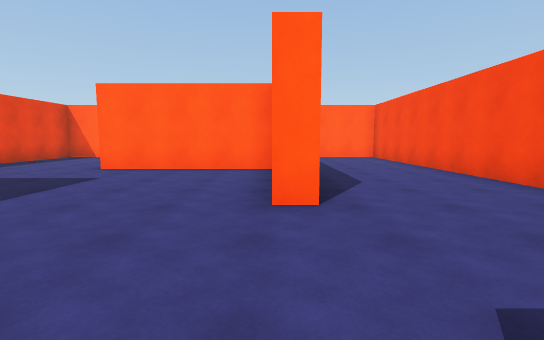
View 1 (above)

20 first-person views from a walk through a 3-D level made in the Unity game engine. The camera is 1.4 m above the floor, tilts 6° down and sees 85° across. The floor is counted in squares, 2 m on a side. Each view is taken from the middle of a square. On the plan, view 1 faces up. The plan holds only what a view shows up to about 10 squares ahead; the rest is blank. The place goes on beyond the plan. The player character is not drawn.

View 2
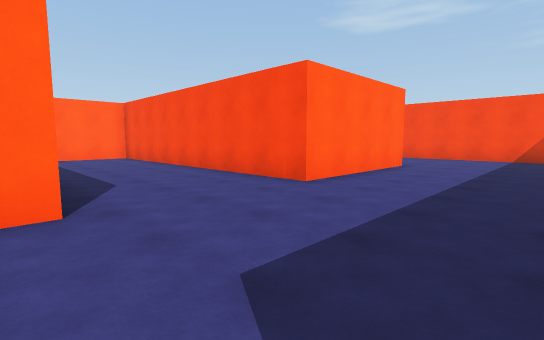

View 3
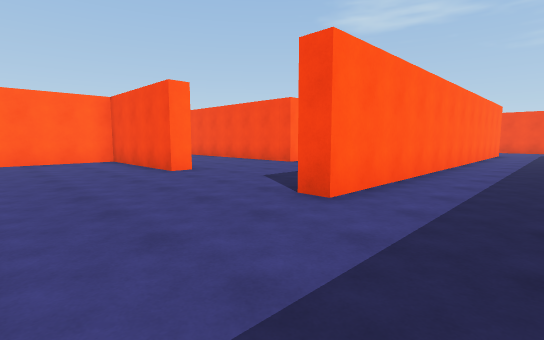

View 4
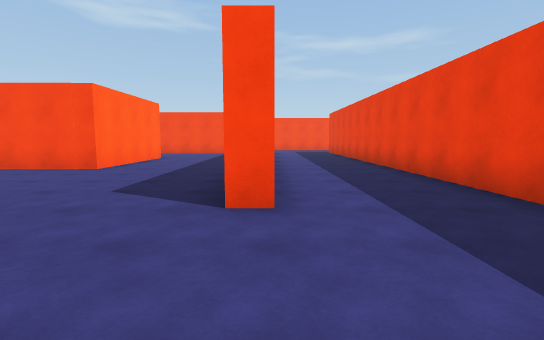

View 5
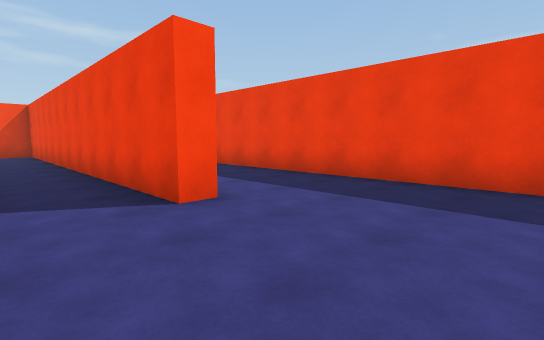

View 6
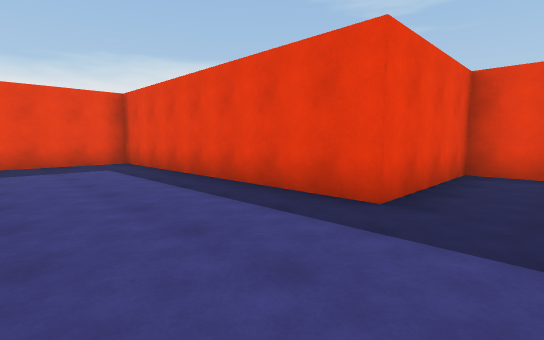

View 7
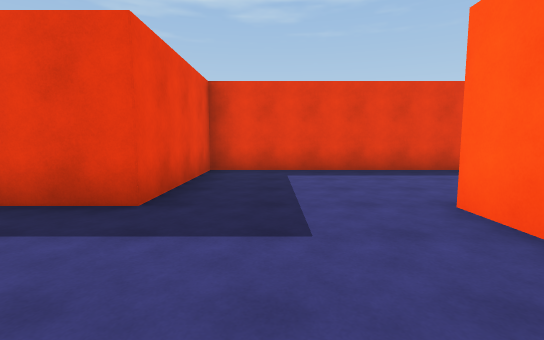

View 8
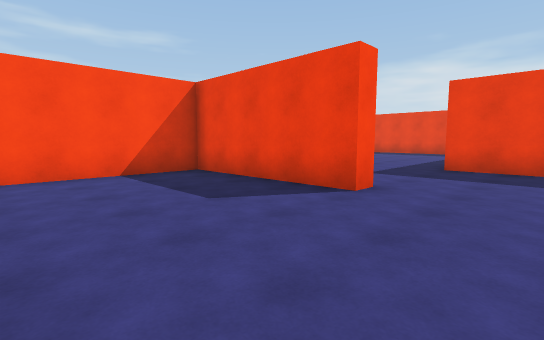

View 9
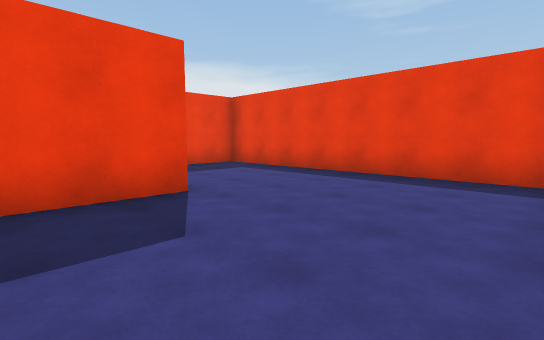

View 10
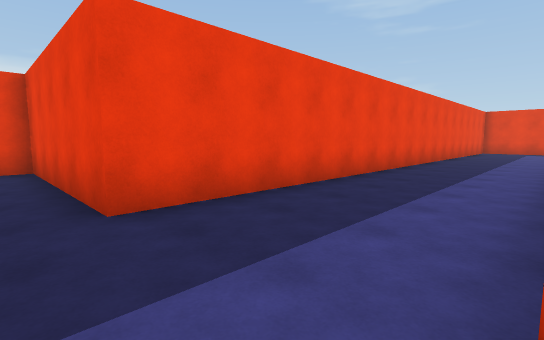

View 11
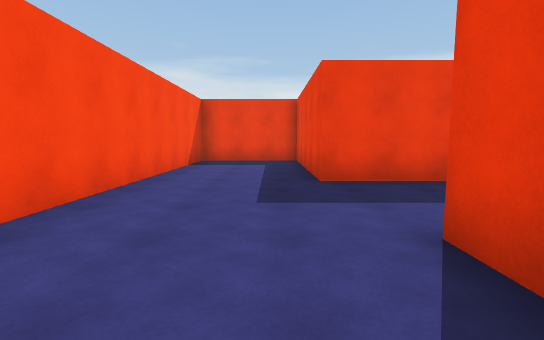

View 12
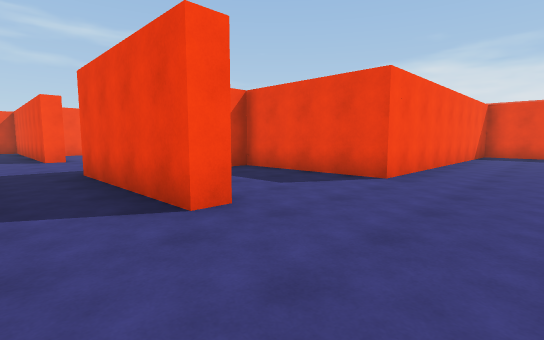

View 13
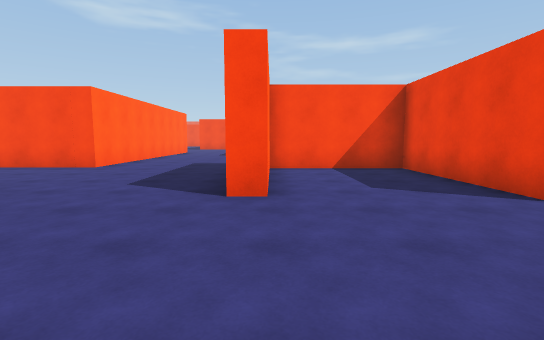

View 14
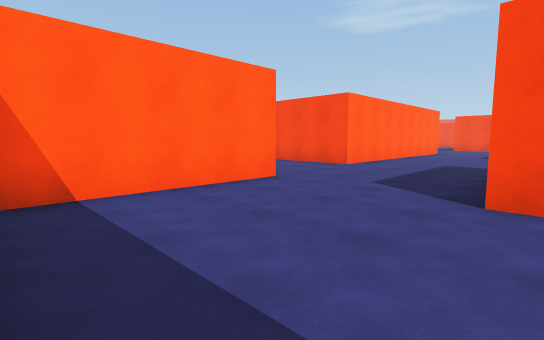

View 15
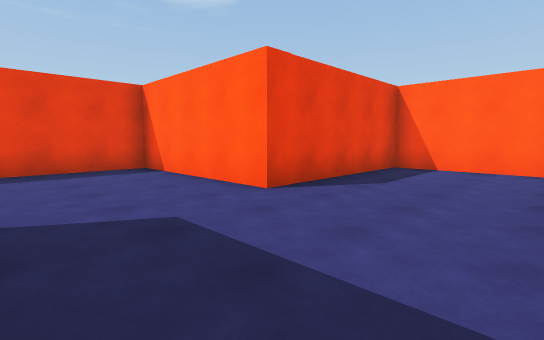

View 16
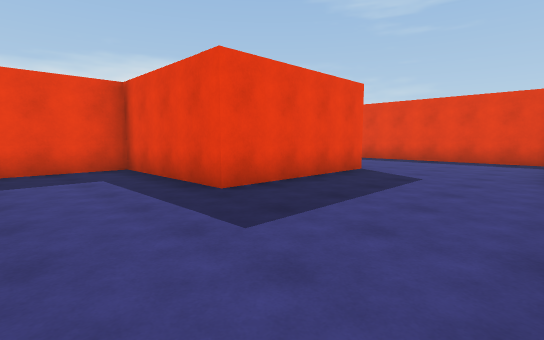

View 17
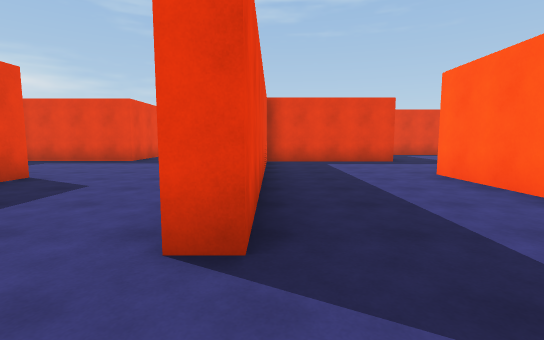

View 18
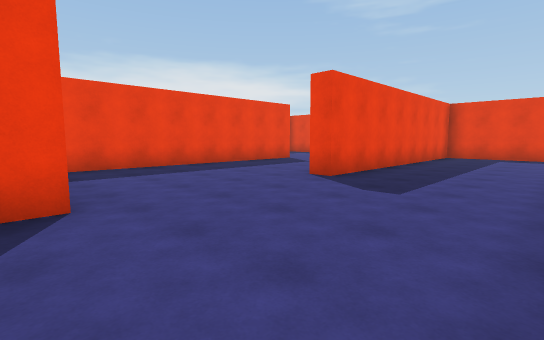

View 19
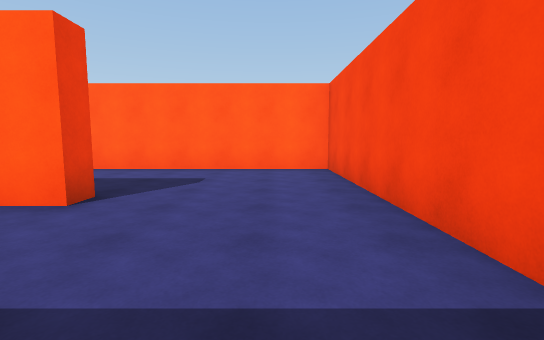

View 20
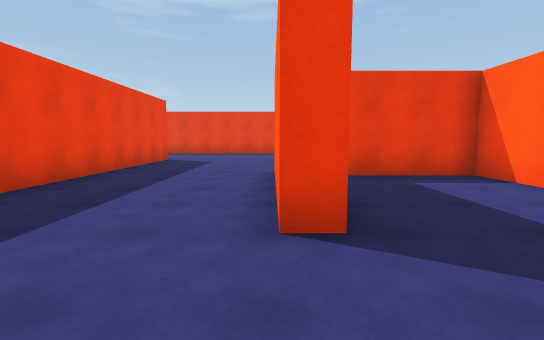

### Floor plan
Points are (right, up) in squares from view 1. A wall is a line through its corners. A room is listed if a view was taken in it or the views show most of it. See-through windows are left out.
Room 1 (views 1, 2, 3, 4, 5, 6, 7, 8, 9, 19, 20)
walls: (0.6, 3.1) (0, 3.1) (0, 6.9) (-4, 6.9) (-4, 7.4) (0, 7.4) (0, 10.9); (7.9, 3.6) (7.9, 3.1) (3.8, 3.1) (3.8, 10.4); (9.2, -1) (0, -1) (0, -0.5) (9.8, -0.5); (11.3, 0.5) (11.3, 6.9) (4.3, 6.9) (4.3, 4.4); (-7.7, 10.9) (-7.7, 3.6) (-4.1, 3.6) (-4.1, -3.9) (12.2, -3.9)
ways out: opening at (11, -2.5) to room 2
Room 2 (views 10, 11, 12, 13, 14, 15, 16, 17, 18)
walls: (22, 7.3) (19.3, 7.3) (19.3, 10); (20.8, 7.8) (27.3, 7.8) (27.3, 7.2); (23.6, 3) (23.6, 3.6) (30.8, 3.6); (17.9, 3.1) (16.1, 3.1); (15.6, 3) (15.6, 3.6) (19.6, 3.6) (19.6, -0.1) (21.8, -0.1); (19.8, 11.5) (19.8, 7.8); (18.8, 11.3) (16, 11.3) (16, 6.9) (11.8, 6.9) (11.8, 2.9); (11.8, -0.2) (11.8, -1.1); (31.4, 7.8) (31.9, 7.8); (12.2, -3.9) (12.2, -8.6) (15.2, -8.6) (15.2, -0.1) (19.1, -0.1) (19.1, 3.1)
ways out: opening at (11, -2.5) to room 1

Where each view was taken, in squares from view 1:
view 1: 0 up, 0 right, facing up
view 2: 0 up, 0 right, facing up-right
view 3: 3 down, 3 left, facing up-right
view 4: 1 down, 3 left, facing right
view 5: 1 up, 3 left, facing down-right
view 6: 5 up, 1 left, facing down-left
view 7: 5 up, 1 left, facing left
view 8: 11 up, 6 left, facing down-right
view 9: 11 up, 2 left, facing down-left
view 10: 1 down, 13 right, facing down-left
view 11: 1 up, 13 right, facing down
view 12: 5 up, 13 right, facing down-right
view 13: 3 up, 12 right, facing right
view 14: 3 up, 12 right, facing up-right
view 15: 4 up, 19 right, facing up-left
view 16: 7 up, 22 right, facing down-left
view 17: 8 up, 29 right, facing left
view 18: 11 up, 32 right, facing down-left
view 19: 0 up, 10 right, facing up
view 20: 3 up, 10 right, facing left
